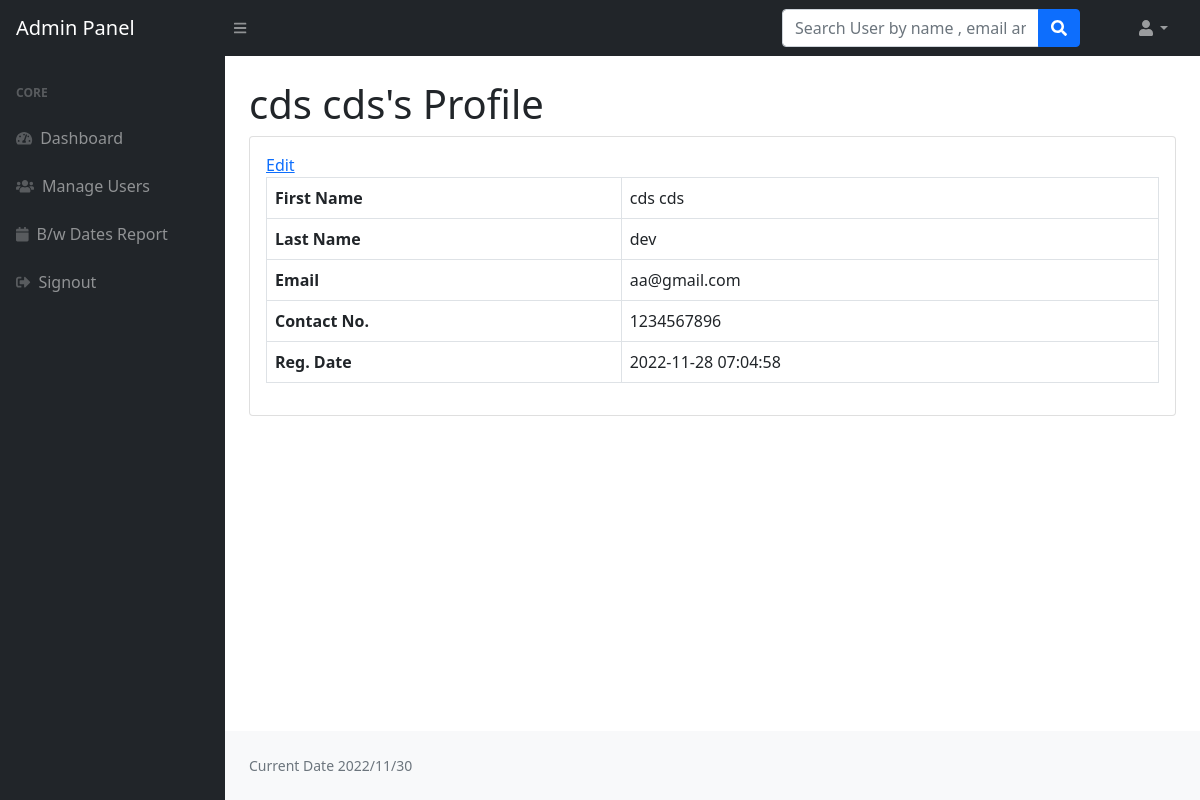
/loginsystem/admin/user-profile.php?uid=15 (signed in), run on the app's committed database.
### tables this page shows
CREATE TABLE `users` (
  `id` int(11) NOT NULL,
  `fname` varchar(255) DEFAULT NULL,
  `lname` varchar(255) DEFAULT NULL,
  `pname` varchar(10) NOT NULL,
  `puname` varchar(50) NOT NULL,
  `ppassword` varchar(10) NOT NULL,
  `plink` varchar(255) NOT NULL,
  `pname2` varchar(50) NOT NULL,
  `puname2` varchar(50) NOT NULL,
  `ppassword2` varchar(50) NOT NULL,
  `plink2` varchar(255) NOT NULL,
  `pname3` varchar(50) NOT NULL,
  `puname3` varchar(50) NOT NULL,
  `ppassword3` varchar(50) NOT NULL,
  `plink3` varchar(50) NOT NULL,
  `email` varchar(255) DEFAULT NULL,
  `mail` varchar(50) NOT NULL,
  `password` varchar(300) DEFAULT NULL,
  `contactno` varchar(11) DEFAULT NULL,
  `posting_date` timestamp NOT NULL DEFAULT current_timestamp()
);

### loginsystem/admin/user-profile.php (the view, shortened to what this page needs)
<?php session_start();
include_once('../includes/config.php');
if (strlen($_SESSION['adminid']==0)) {
  header('location:logout.php');
  } else{
?>
<!DOCTYPE html>
<html lang="en">
    <head>
        <link href="https://cdn.jsdelivr.net/npm/simple-datatables@latest/dist/style.css" rel="stylesheet" />
        <link href="../css/styles.css" rel="stylesheet" />
    </head>
    <body class="sb-nav-fixed">
      <?php include_once('includes/navbar.php');?>
        <div id="layoutSidenav">
          <?php include_once('includes/sidebar.php');?>
            <div id="layoutSidenav_content">
                <main>
                    <div class="container-fluid px-4">
<?php
$userid=$_GET['uid'];
$query=mysqli_query($con,"select * from users where id='$userid'");
while($result=mysqli_fetch_array($query))
{?>
                        <h1 class="mt-4"><?php echo $result['fname'];?>'s Profile</h1>
                        <div class="card mb-4">
                            <div class="card-body">
                                <a href="edit-profile.php?uid=<?php echo $result['id'];?>">Edit</a>
                                <table class="table table-bordered">
                                   <tr>
                                    <th>First Name</th>
                                       <td><?php echo $result['fname'];?></td>
                                   </tr>
                                   <tr>
                                       <th>Last Name</th>
                                       <td><?php echo $result['lname'];?></td>
                                   </tr>
                                   <tr>
                                       <th>Email</th>
                                       <td colspan="3"><?php echo $result['email'];?></td>
                                   </tr>
                                     <tr>
                                       <th>Contact No.</th>
                                       <td colspan="3"><?php echo $result['contactno'];?></td>
                                   </tr>
                                        <tr>
                                       <th>Reg. Date</th>
                                       <td colspan="3"><?php echo $result['posting_date'];?></td>
                                   </tr>
                                </table>
                            </div>
                        </div>
<?php } ?>
                    </div>
                </main>
          <?php include('../includes/footer.php');?>
            </div>
        </div>
    </body>
</html>
<?php } ?>

### data on the page
users: fname "cds cds", lname "dev", email "aa@gmail.com", contactno "1234567896", posting_date "2022-11-28 07:04:58"
